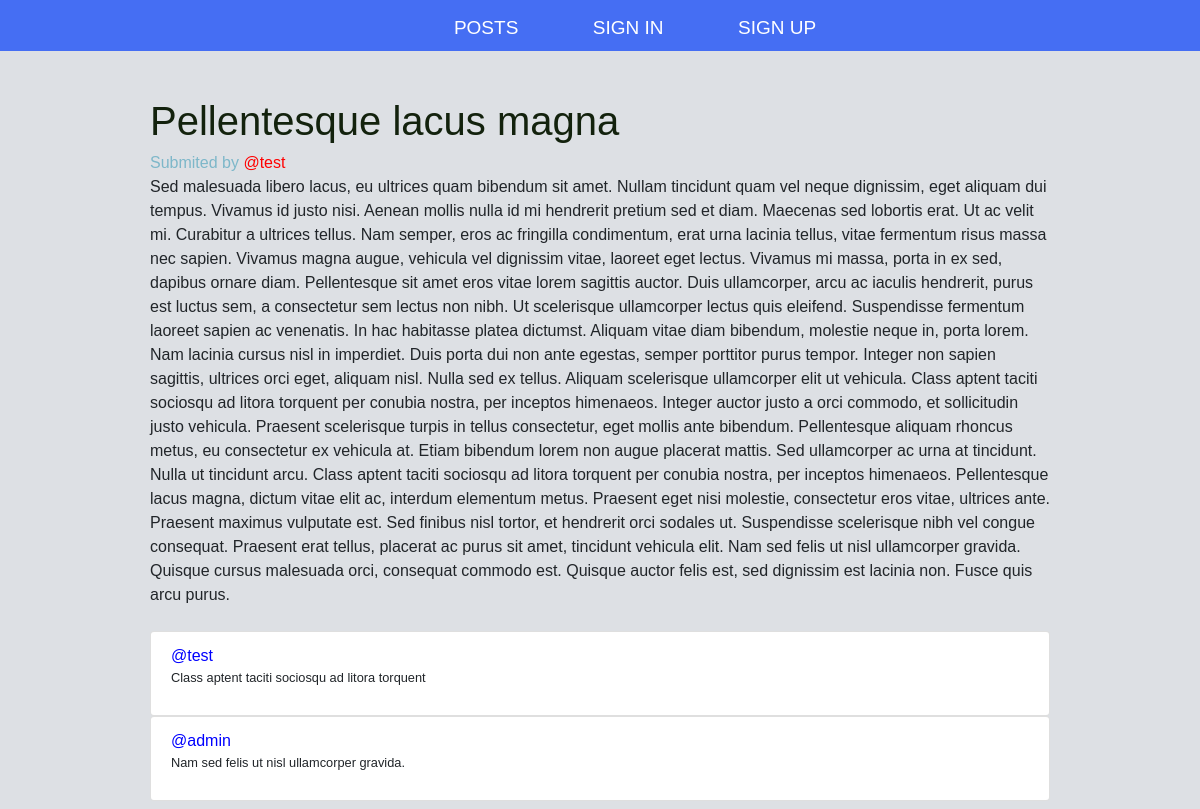
Screenshot of /detail/9/ with the database file from the repository.
### post/models.py (models this page shows, shortened)
class Post(models.Model):
    user = models.ForeignKey(Profile, on_delete=models.CASCADE)
    title = models.TextField()
    text = models.TextField()

class Comment(models.Model):
    userPost = models.ForeignKey(Post, related_name='comments', on_delete=models.CASCADE, null=True)
    author = models.ForeignKey(Profile, on_delete=models.CASCADE)
    text = models.TextField()
    def __str__(self):
        return self.text

### userprofiles/models.py (models this page shows)
class Profile(models.Model):
    user = models.OneToOneField(User, on_delete=models.CASCADE)
    def __str__(self):
        return self.user.username

### post/views.py (the view)
# urls.py: path('detail/<int:pk>/', view=PostDetail, name='detail'),
def PostDetail(request, pk):
    queryset = Post.objects.get(pk=pk)
    template_name = "post/post_detail.html"
    context = dict(post=queryset)
    return render(request, template_name, context)

### post/templates/post/post_detail.html (shortened to what this page needs)
{% extends "base.html" %}
{% block content %}
<div class="col-md-12">
  <div class="panel panel-danger">
    <div class="panel-heading">
      <h3 class="text-primary">
        <a style="color:#13220D" href="http://127.0.0.1:8000/detail/{{ post.pk }}/">
          <h1>{{ post.title }}</h1>
        </a>
      </h3>
        <span style="color:#7DB7C9">Submited by</span>
        <a href="http://127.0.0.1:8000/userPost/{{ post.user }}/" style="color:red">@{{ post.user }}</a>
</div>
<div  class="panel-body">
  {{ post.text }}
</div>
 </div>
  <br>
  {% for comment in post.comments.all %}
    <ul class="list-group">
      <li class="list-group-item">
        <a href="http://127.0.0.1:8000/userPost/{{ comment.author }}/" style="color:blue">@{{ comment.author }}</a>
        <div class="Link-detail">
          <p class="media-body pb-3 mb-0 small lh-125 border-bottom border-gray">
            {{ comment }}
          </p>
        </div>
       </li>
    </ul>
  {% endfor %}
  </div>
{% endblock content %}

### static/css/style.css (style rules this page uses)
body { margin: 0; background: #DDE0E4; font-family:'Work Sans',sans-serif; font-weight: 400; min-height: 70%; }

### rows the page displays
Post: title "Pellentesque lacus magna", user "test", text "Sed malesuada libero lacus, eu ultrices quam bibendum sit amet. Nullam tincidunt quam vel neque dignissim, eget aliquam dui tempus. Vivamus id justo nisi. Aenean mollis nulla id mi hendrerit pretium sed et diam. Maecenas sed lobortis erat. Ut ac velit mi. Curabitur a ultrices tellus. Nam semper, eros ac fringilla condimentum, erat urna lacinia tellus, vitae fermentum risus massa nec sapien. Vivamus magna augue, vehicula vel dignissim vitae, laoreet eget lectus. Vivamus mi massa, porta in ex sed, dapibus ornare diam. Pellentesque sit amet eros vitae lorem sagittis auctor. Duis ullamcorper, arcu ac iaculis hendrerit, purus est luctus sem, a consectetur sem lectus non nibh. Ut scelerisque…"
Comment: author "test", text "Class aptent taciti sociosqu ad litora torquent"
Comment: author "admin", text "Nam sed felis ut nisl ullamcorper gravida."
